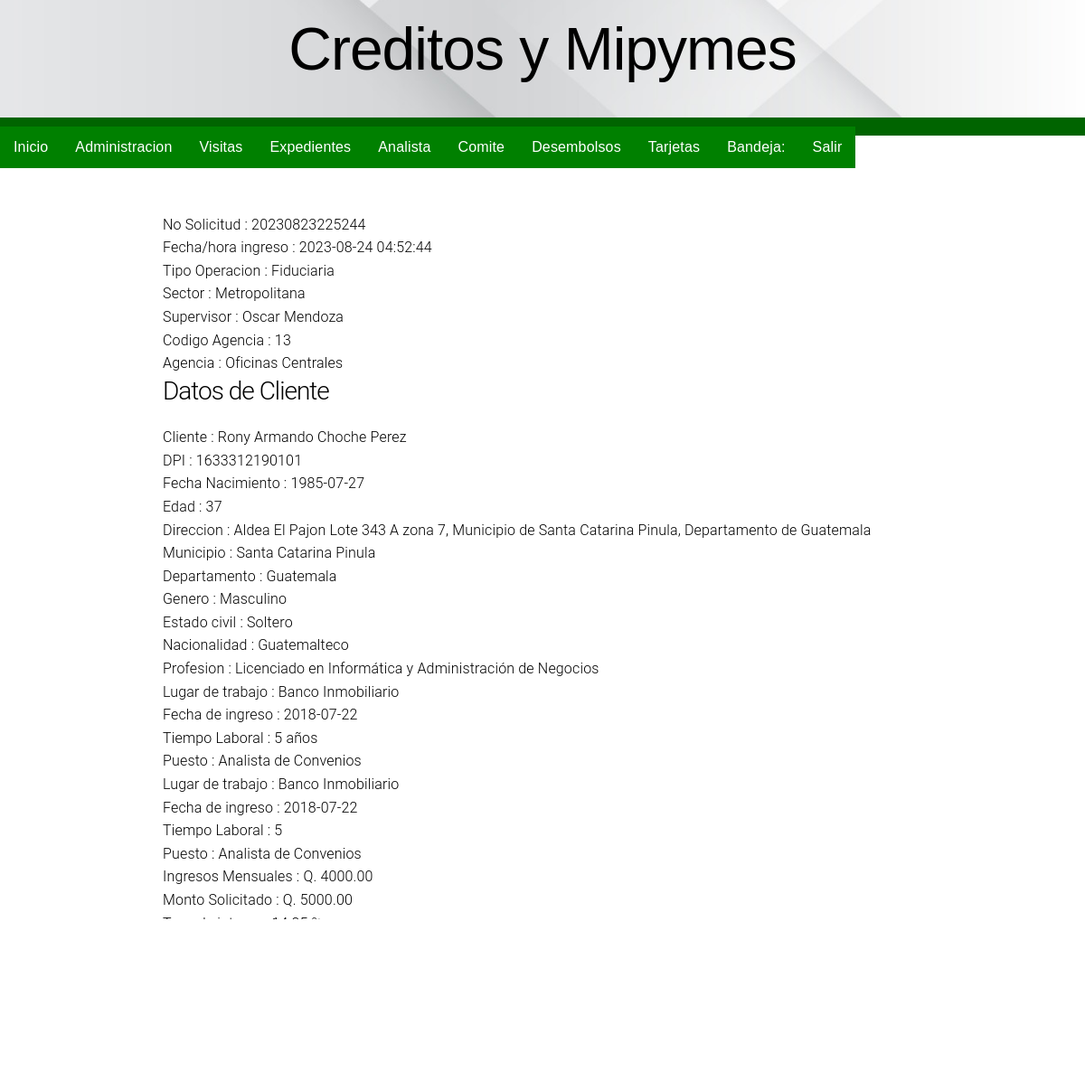
/consultasolant.php?expediente=20230823225244, run on the app's committed database.
### tables this page shows
CREATE TABLE `solicitudes` (
  `id_solicitud` int(11) NOT NULL,
  `solicitud` varchar(20) NOT NULL,
  `fechahora` timestamp NULL DEFAULT current_timestamp(),
  `garntia` varchar(20) NOT NULL,
  `id_sector` int(3) NOT NULL,
  `sector` varchar(30) NOT NULL,
  `id_supervisor` int(3) NOT NULL,
  `supervisor` varchar(50) NOT NULL,
  `id_agencia` int(3) NOT NULL,
  `agencia` varchar(30) NOT NULL,
  `subproducto` varchar(30) NOT NULL,
  `ncliente` varchar(90) NOT NULL,
  `dpicliente` varchar(20) NOT NULL,
  `dpiletras` varchar(150) NOT NULL,
  `fnac` date NOT NULL,
  `edad` int(3) NOT NULL,
  `direccion` varchar(500) NOT NULL,
  `municipio` varchar(50) NOT NULL,
  `departamento` varchar(40) NOT NULL,
  `genero` varchar(10) NOT NULL,
  `ecivil` varchar(15) NOT NULL,
  `nacionalidad` varchar(30) NOT NULL,
  `profesion` varchar(80) NOT NULL,
  `ltrabajo` varchar(80) NOT NULL,
  `fingreso` date NOT NULL,
  `tiempolaboral` decimal(6,0) NOT NULL,
  `puesto` varchar(80) NOT NULL,
  `ingresos` decimal(20,2) NOT NULL,
  `montosolicitado` decimal(20,2) NOT NULL,
  `plazomeses` int(3) NOT NULL,
  `tasa` decimal(10,2) NOT NULL,
  `cuota` decimal(20,2) NOT NULL,
  `prospeccion` decimal(5,2) NOT NULL,
  `Comentarios` varchar(5000) NOT NULL,
  `estado` varchar(50) NOT NULL,
  `testigo` varchar(100) NOT NULL,
  `dpitestigo` varchar(20) NOT NULL,
  `dpitestigoletras` varchar(150) NOT NULL,
  `usatestigo` tinyint(1) NOT NULL,
  `ugarantia` tinyint(1) NOT NULL,
  `codgarantia` int(2) NOT NULL,
  `tgarantia` varchar(50) NOT NULL,
  `nomgarantia` varchar(70) NOT NULL,
  `fnacgarantia` date NOT NULL,
  `edadgarantia` int(3) NOT NULL,
  `direcciongarantia` varchar(150) NOT NULL,
  `municipio1` varchar(50) NOT NULL,
  `departamento1` varchar(50) NOT NULL,
  `generogarantia` varchar(20) NOT NULL,
  `ecivilgarantia` varchar(20) NOT NULL,
  `nacionalidadgarantia` varchar(50) NOT NULL,
  `profesiongarantia` varchar(80) NOT NULL,
  `trabajogarantia` varchar(150) NOT NULL,
  `finiciogarantia` date NOT NULL,
  `tlabgarantia` int(3) NOT NULL,
  `puestogarantia` varchar(80) NOT NULL,
  `ingresosgarantia1` decimal(20,2) NOT NULL,
  `dpigarantia` varchar(20) NOT NULL,
  `dpiletrasgarantia` varchar(150) NOT NULL,
  `usatestigo1` tinyint(1) NOT NULL,
  `testigo1` varchar(80) NOT NULL,
  `dpitestigo1` varchar(20) NOT NULL,
  `dpitestigoletras1` varchar(150) NOT NULL,
  `analista` varchar(20) NOT NULL,
  `fechapago` int(2) NOT NULL,
  `destino` varchar(80) NOT NULL,
  `acta` int(6) NOT NULL,
  `fechacomite` timestamp NOT NULL DEFAULT current_timestamp(),
  `punto` varchar(10) NOT NULL,
  `inciso` varchar(5) NOT NULL,
  `usuarioingreso` varchar(20) NOT NULL,
  `correoingreso` varchar(100) NOT NULL,
  `correosupervisor` varchar(100) NOT NULL,
  `correoanalista` varchar(100) NOT NULL,
  `fechaanalisis` timestamp(6) NOT NULL DEFAULT '0000-00-00 00:00:00.000000',
  `promotor` varchar(40) NOT NULL
);

### src/consultasolant.php (the view, shortened to what this page needs)
<?php require( 'templates/header.php' ); ?>
 <?php require( 'init.php' ); ?>
<?php
$conn=$app_db;
  ?>
  <?php
    $expediente = $_GET["expediente"];
    $sql1 = "SELECT * FROM solicitudes WHERE solicitud = $expediente";
    $result1 = $conn->query($sql1);
    if ($result1->num_rows > 0) {
        while ($row1 = $result1->fetch_assoc()) {
          echo "No Solicitud :            ".$row1["solicitud"]."<br>";
          echo "Fecha/hora ingreso   :            ".$row1["fechahora"]."<br>";
          echo "Tipo Operacion   :            ".$row1["garntia"]."<br>";
          echo "Sector   :            ".$row1["sector"]."<br>";
          echo "Supervisor   :            ".$row1["supervisor"]."<br>";
          echo "Codigo Agencia   :            ".$row1["id_agencia"]."<br>";
          echo "Agencia   :            ".$row1["agencia"]."<br>";
          echo "<h3>Datos de Cliente</h3> ";
            echo "Cliente :            ".$row1["ncliente"]."<br>";
            echo "DPI :            ".$row1["dpicliente"]."<br>";
            echo "Fecha Nacimiento :            ".$row1["fnac"]."<br>";
            echo "Edad :            ".$row1["edad"]."<br>";
            echo "Direccion :            ".$row1["direccion"]."<br>";
            echo "Municipio :            ".$row1["municipio"]."<br>";
            echo "Departamento :            ".$row1["departamento"]."<br>";
            echo "Genero :            ".$row1["genero"]."<br>";
            echo "Estado civil :            ".$row1["ecivil"]."<br>";
            echo "Nacionalidad :            ".$row1["nacionalidad"]."<br>";
            echo "Profesion :            ".$row1["profesion"]."<br>";
            echo "Lugar de trabajo :            ".$row1["ltrabajo"]."<br>";
            echo "Fecha de ingreso :            ".$row1["fingreso"]."<br>";
            echo "Tiempo Laboral :            ".$row1["tiempolaboral"]." años <br>";
            echo "Puesto :            ".$row1["puesto"]."<br>";
            echo "Lugar de trabajo :            ".$row1["ltrabajo"]."<br>";
            echo "Fecha de ingreso :            ".$row1["fingreso"]."<br>";
            echo "Tiempo Laboral :            ".$row1["tiempolaboral"]."<br>";
            echo "Puesto :            ".$row1["puesto"]."<br>";
            echo "Ingresos Mensuales :   Q.         ".$row1["ingresos"]."<br>";
            echo "Monto Solicitado :       Q.     ".$row1["montosolicitado"]."<br>";
            echo "Tasa de interes :    ".$row1["tasa"]." % <br>";
            echo "Plazo Solicitado :   ".$row1["plazomeses"]." Meses."."<br>";
            echo "Cuota :         Q.     ".$row1["cuota"]."<br>";
            echo "Comentarios : ".$row1["Comentarios"]."<br>";
        }
    } else {
    }
?>
<?php require( 'templates/footer.php' );?>

### src/assets/style.css (style rules this page uses)
*, *:after, *:before { box-sizing: inherit; }
html { box-sizing: border-box; font-size: 62.5%; }
body { color: #000000; font-family: 'Roboto', 'Helvetica Neue', 'Helvetica', 'Arial', sans-serif; font-size: 1.6em; font-weight: 300; letter-spacing: .01em; line-height: 1.6; margin:0; }
h1, h2, h3, h4, h5, h6 { font-weight: 300; letter-spacing: -.1rem; margin-bottom: 2.0rem; margin-top: 0; }
h3 { font-size: 2.8rem; line-height: 1.3; }

### src/templates/header.php (style rules this page uses)
* { padding: 0px; margin:0px; }

### data on the page
solicitudes: solicitud "20230823225244", fechahora "2023-08-24 04:52:44", garntia "Fiduciaria", sector "Metropolitana", supervisor "Oscar Mendoza", id_agencia "13", agencia "Oficinas Centrales", ncliente "Rony Armando Choche Perez", dpicliente "1633312190101", fnac "1985-07-27", edad "37", direccion "Aldea El Pajon Lote 343 A zona 7, Municipio de Santa Catarina Pinula, Departamento de Guatemala", municipio "Santa Catarina Pinula", departamento "Guatemala", genero "Masculino", ecivil "Soltero", nacionalidad "Guatemalteco", profesion "Licenciado en Informática y Administración de Negocios", ltrabajo "Banco Inmobiliario", fingreso "2018-07-22", tiempolaboral "5", puesto "Analista de Convenios", ingresos "4000.00", montosolicitado "5000.00", tasa "14.25"
